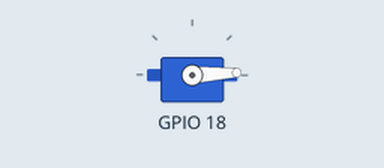
A program run on a simulated Raspberry Pi (BCM pin numbers). On the bench: servo. Servo angles are drawn from the pulse width (0.5 ms = 0°, 2.5 ms = 180°).

Above: at 0.05 s.
At 1.0 s:
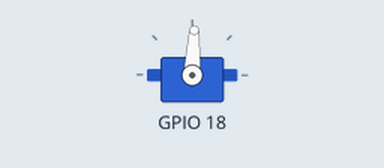
At 1.95 s:
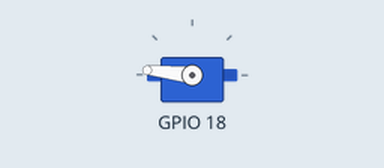
At 3.85 s:
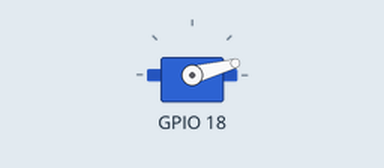
Timing chart, 0 to 5.2 s (numbered marks = the images above):
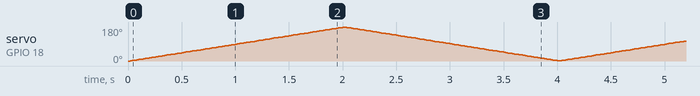

The program:

servotest.py
```python
#https://learn.adafruit.com/adafruits-raspberry-pi-lesson-8-using-a-servo-motor/software


# Servo Control
import time
import wiringpi

# use 'GPIO naming'
wiringpi.wiringPiSetupGpio()

# set #18 to be a PWM output
wiringpi.pinMode(18, wiringpi.GPIO.PWM_OUTPUT)

# set the PWM mode to milliseconds stype
wiringpi.pwmSetMode(wiringpi.GPIO.PWM_MODE_MS)

# divide down clock
wiringpi.pwmSetClock(192)
wiringpi.pwmSetRange(2000)

delay_period = 0.01

while True:
        for pulse in range(50, 250, 1):
                wiringpi.pwmWrite(18, pulse)
                time.sleep(delay_period)
        for pulse in range(250, 50, -1):
                wiringpi.pwmWrite(18, pulse)
                time.sleep(delay_period)
```
